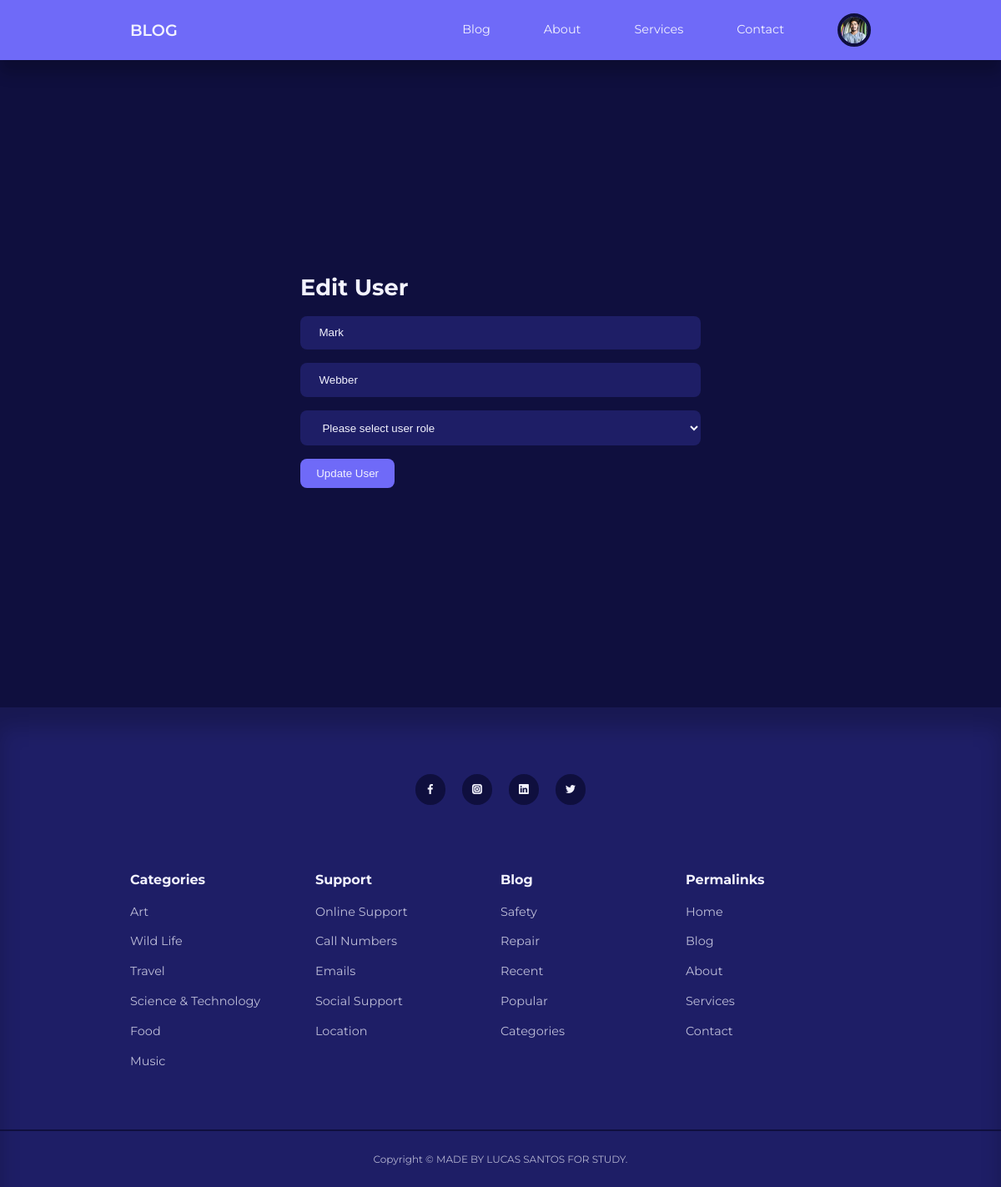
The page /admin/edit-user.php?id=8 (signed in) on the database its author committed.
### tables this page shows
CREATE TABLE `users` (
  `id` int(11) UNSIGNED NOT NULL,
  `firstname` varchar(50) NOT NULL,
  `lastname` varchar(50) NOT NULL,
  `username` varchar(50) NOT NULL,
  `email` varchar(100) NOT NULL,
  `password` varchar(255) NOT NULL,
  `avatar` varchar(255) NOT NULL,
  `is_admin` tinyint(1) NOT NULL
);

### admin/partials/header.php (called while the page is built, shortened)
<?php
require '../partials/header.php';
?>

### admin/edit-user.php (the view, shortened to what this page needs)
<?php
include './partials/header.php';
if(isset($_GET['id'])){
    $id = filter_var($_GET['id'], FILTER_SANITIZE_NUMBER_INT);
    $query = "SELECT * FROM users WHERE id=$id";
    $result = mysqli_query($connection, $query);
    $user = mysqli_fetch_assoc($result);
} else {
    header('location: ' . ROOT_URL . 'admin/manage-users.php');
    die();
}
?>
    <section class="form__section">
        <div class="container form__section-container">
            <h2>Edit User</h2>
            <form action="<?= ROOT_URL ?>admin/edit-user-logic.php" method="POST">
                <input type="text" name="firstname" value="<?= $user['firstname'] ?>" placeholder="First Name">
                <input type="text" name="lastname" value="<?= $user['lastname'] ?>" placeholder="Last Name">
                <select name="userrole">
                    <option value="" selected>Please select user role</option>
                </select>
                <button type="submit" name="submit" class="btn">Update User</button>
            </form>
        </div>
    </section>
<?php
include '../partials/footer.php'
?>

### partials/header.php (shortened to what this page needs)
<?php
require 'config/database.php';
if(isset($_SESSION['user-id'])) {
    $id = filter_var($_SESSION['user-id'], FILTER_SANITIZE_NUMBER_INT);
    $query = "SELECT avatar FROM users WHERE id=$id";
    $result = mysqli_query($connection, $query);
    $avatar = mysqli_fetch_assoc($result);
}
?>
<!DOCTYPE php>
<php lang="en">
<head>
    <link rel="stylesheet" href="<?= ROOT_URL ?>./css/style.css">
    <link rel="stylesheet" href="https://unicons.iconscout.com/release/v4.0.0/css/line.css">
</head>
<body>
    <nav>
        <div class="container nav__container">
            <a href="<?= ROOT_URL ?>index.php" class="nav__logo">BLOG</a>
            <ul class="nav__items">
                <li><a href="<?= ROOT_URL ?>blog.php">Blog</a></li>
                <li><a href="<?= ROOT_URL ?>about.php">About</a></li>
                <li><a href="<?= ROOT_URL ?>services.php">Services</a></li>
                <li><a href="<?= ROOT_URL ?>contact.php">Contact</a></li>
                <?php if(isset($_SESSION['user-id'])) : ?>
                    <li class="nav__profile">
                    <div class="avatar">
                        <img src="<?= ROOT_URL . 'images/' . $avatar['avatar'] ?>">
                    </div>
                </li>
                <?php else : ?>
                <li><a href="<?= ROOT_URL ?>signin.php">Sign In</a></li>
                <?php endif ?>
            </ul>
        </div>
    </nav>

### css/style.css (style rules this page uses)
* { margin: 0; padding: 0; outline: 0; border: 0; appearance: 0; list-style: none; text-decoration: none; box-sizing: border-box; }
body { font-family: 'Montserrat', sans-serif; line-height: 1.6; color: var(--color-gray-200); overflow-x: hidden; background: var(--color-bg); font-size: 0.9rem; }
.container { width: var(--container-width-lg); max-width: 1800px; margin-inline: auto; }
section { margin-top: 3rem; width: 100vw; }
h1, h2, h3, h4, h5 { color: var(--color-white); line-height: 1.3; }
h2 { font-size: 1.7rem; margin: 1rem 0; }
a { color: var(--color-white); transition: var(--transition); }
img { display: block; width: 100%; object-fit: cover; }
nav { background: var(--color-primary); width: 100vw; height: 4.5rem; position: fixed; top: 0; z-index: 10; box-shadow: 0 1rem 1rem rgba(0, 0, 0, 0.2); }
.nav__container { height: 100%; display: flex; align-items: center; justify-content: space-between; }
.avatar { width: 2.5rem; height: 2.5rem; border-radius: 50%; overflow: hidden; border: 0.3rem solid var(--color-bg); }
.nav__logo { font-weight: 600; font-size: 1.2rem; }
.nav__items { display: flex; align-items: center; gap: 4rem; }
.nav__profile { position: relative; cursor: pointer; }
.btn { display: inline-block; width: fit-content; padding: 0.6rem 1.2rem; background: var(--color-primary); border-radius: var(--card-border-radius-2); cursor: pointer; transition: var(--transition); color: var(--color-white); }
.form__section { display: grid; place-items: center; height: 100vh; }
.form__section-container { width: var(--form-width); }
form { display: flex; flex-direction: column; gap: 1rem; }
input, textarea, select { padding: 0.8rem 1.4rem; background: var(--color-gray-900); border-radius: var(--card-border-radius-2); resize: none; color: var(--color-white); }

### rows shown on the page
users: avatar (picture)
users: firstname "Mark", lastname "Webber"
